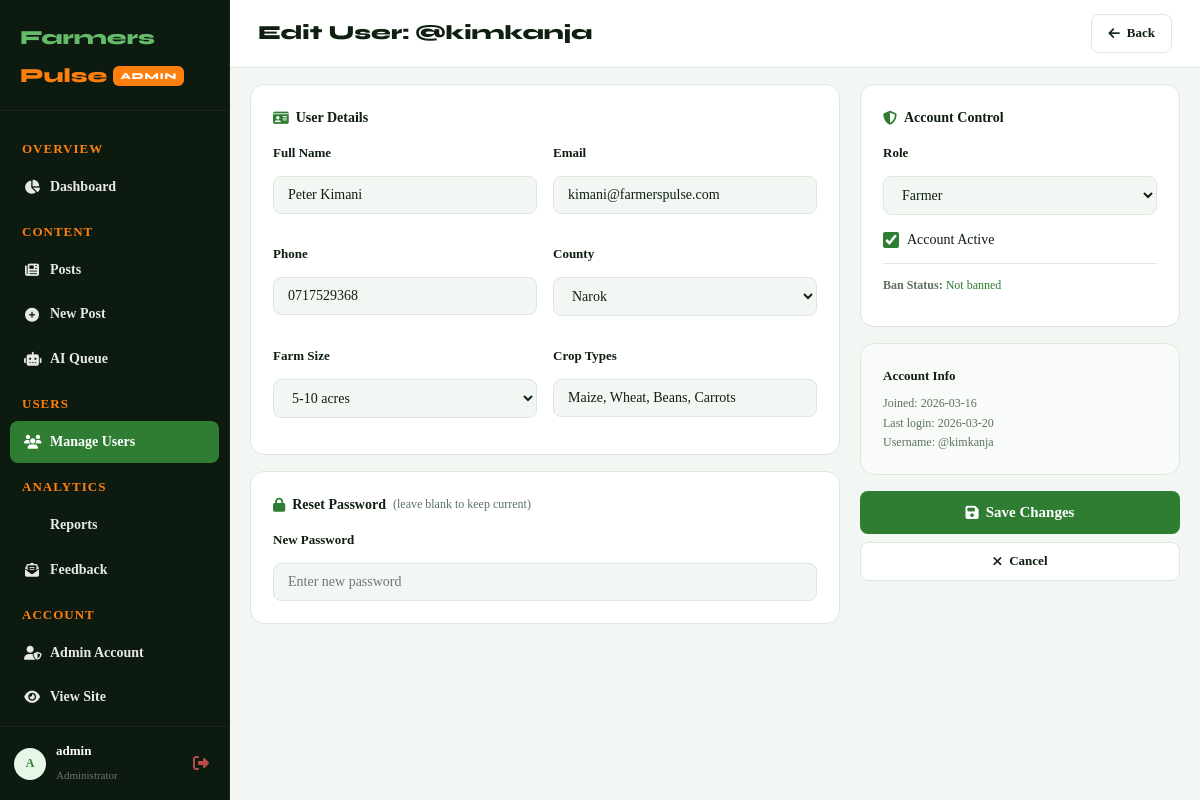
The app's page /admin/users/edit/2 (signed in), older data.
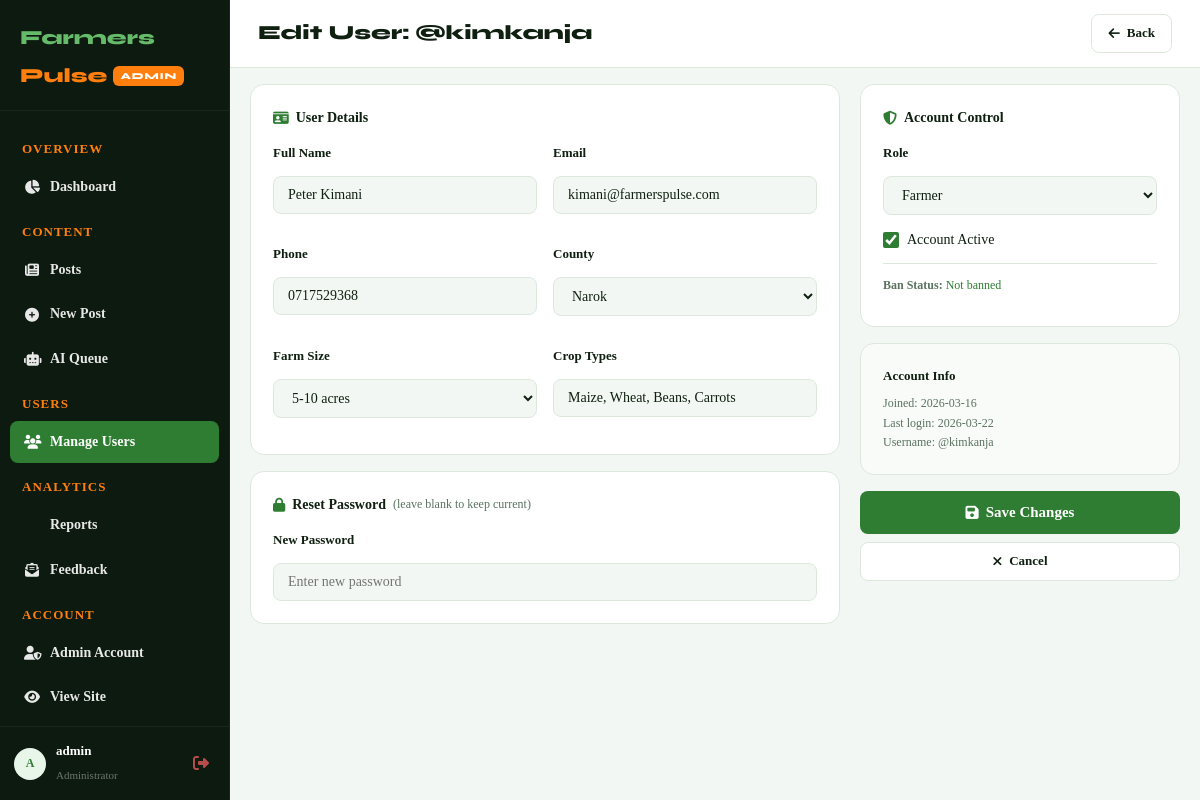
The same page, newer data.
### tables this page shows
CREATE TABLE users (
        id INTEGER PRIMARY KEY AUTOINCREMENT,
        username TEXT UNIQUE NOT NULL,
        email TEXT UNIQUE NOT NULL,
        password TEXT NOT NULL,
        role TEXT DEFAULT 'farmer',
        full_name TEXT DEFAULT '',
        phone TEXT DEFAULT '',
        county TEXT DEFAULT '',
        crop_types TEXT DEFAULT '',
        farm_size TEXT DEFAULT '',
        bio TEXT DEFAULT '',
        profile_pic TEXT DEFAULT '',
        is_active INTEGER DEFAULT 1,
        is_banned INTEGER DEFAULT 0,
        ban_reason TEXT DEFAULT '',
        created_at TEXT DEFAULT (datetime('now')),
        last_login TEXT
    );

### app.py (the view, shortened to what this page needs)
@app.route("/admin/users/edit/<int:uid>",methods=["GET","POST"])
@login_required
@admin_required
def admin_edit_user(uid):
    conn=get_db(); u=conn.execute("SELECT * FROM users WHERE id=?",(uid,)).fetchone()
    if not u: conn.close(); return redirect(url_for("admin_users"))
    conn.close(); return render_template("admin_edit_user.html",user=u)

### app.py (called while the page is built)
def get_db():
    if not os.path.exists("database"):
        os.makedirs("database")
    conn = sqlite3.connect(DATABASE)
    conn.row_factory = sqlite3.Row
    conn.execute("PRAGMA foreign_keys = ON")
    return conn

def login_required(f):
    @wraps(f)
    def dec(*a,**k):
        if "user_id" not in session: return redirect(url_for("login"))
        return f(*a,**k)
    return dec

def admin_required(f):
    @wraps(f)
    def dec(*a,**k):
        if "user_id" not in session or session.get("role")!="admin":
            flash("Admin access required.","error"); return redirect(url_for("dashboard"))
        return f(*a,**k)
    return dec

def current_user():
    if "user_id" not in session: return None
    conn=get_db(); u=conn.execute("SELECT * FROM users WHERE id=?",(session["user_id"],)).fetchone(); conn.close(); return u

### templates/admin_edit_user.html (shortened to what the changed rows need)
{% extends "base.html" %}
{% block body_class %}admin-body{% endblock %}
{% block extra_css %}
<link rel="stylesheet" href="{{ url_for('static', filename='css/admin.css') }}">{% endblock %}
{% block content %}
<div class="admin-layout">
  <div class="admin-main">
    <header class="admin-topbar">
      <div class="admin-topbar-title">
        <h1>Edit User: @{{ user['username'] }}</h1>
      </div>
    </header>
    <div class="admin-content">
      <form method="POST" action="{{ url_for('admin_edit_user', uid=user['id']) }}">
        <div class="post-form-grid">
          <div class="post-form-main">
            <div class="form-card">
              <div class="user-edit-grid">
                <div class="form-group"><label>Full Name</label><input type="text" name="full_name"
                    value="{{ user['full_name'] or '' }}"></div>
                <div class="form-group"><label>Email</label><input type="email" name="email" value="{{ user['email'] }}"
                    required></div>
                <div class="form-group"><label>Phone</label><input type="text" name="phone"
                    value="{{ user['phone'] or '' }}"></div>
                <div class="form-group"><label>County</label>
                  <select name="county">
                    {% for c in ['Narok','Nakuru','Baringo','Trans Nzoia','Uasin
                    Gishu','Nandi','Kisumu','Nyeri','Meru','Machakos','Kiambu','Other'] %}
                    <option {% if user['county']==c %}selected{% endif %}>{{ c }}</option>
                    {% endfor %}
                  </select>
                </div>
                <div class="form-group"><label>Farm Size</label>
                  <select name="farm_size">
                    {% for s in ['Less than 1 acre','1-5 acres','5-10 acres','10-50 acres','50+ acres'] %}
                    <option {% if user['farm_size']==s %}selected{% endif %}>{{ s }}</option>
                    {% endfor %}
                  </select>
                </div>
                <div class="form-group"><label>Crop Types</label><input type="text" name="crop_types"
                    value="{{ user['crop_types'] or '' }}" placeholder="Maize, Wheat..."></div>
              </div>
            </div>
          </div>
          <div class="post-form-sidebar">
            <div class="form-card">
              <div class="form-group"><label>Role</label>
                <select name="role">
                  <option value="farmer" {% if user['role']=='farmer' %}selected{% endif %}>Farmer</option>
                </select>
              </div>
              <div class="form-check-group">
                <label class="checkbox-label-admin"><input type="checkbox" name="is_active" {% if user['is_active']
                    %}checked{% endif %}> <span>Account Active</span></label>
              </div>
            </div>
            <div class="form-card" style="background:#f9fbf9;">
              <h4 style="font-size:13px;font-weight:700;margin-bottom:8px;">Account Info</h4>
              <p style="font-size:12px;color:#5a7260;">Joined: {{ user['created_at'][:10] }}</p>
              <p style="font-size:12px;color:#5a7260;">Last login: {{ user['last_login'][:10] if user['last_login'] else
                'Never' }}</p>
              <p style="font-size:12px;color:#5a7260;">Username: @{{ user['username'] }}</p>
            </div>
          </div>
        </div>
      </form>
    </div>
  </div>
</div>
{% endblock %}

Row changes from the older to the newer data that the page shows:
changed users "kimkanja": last_login "2026-03-20" → "2026-03-22"
